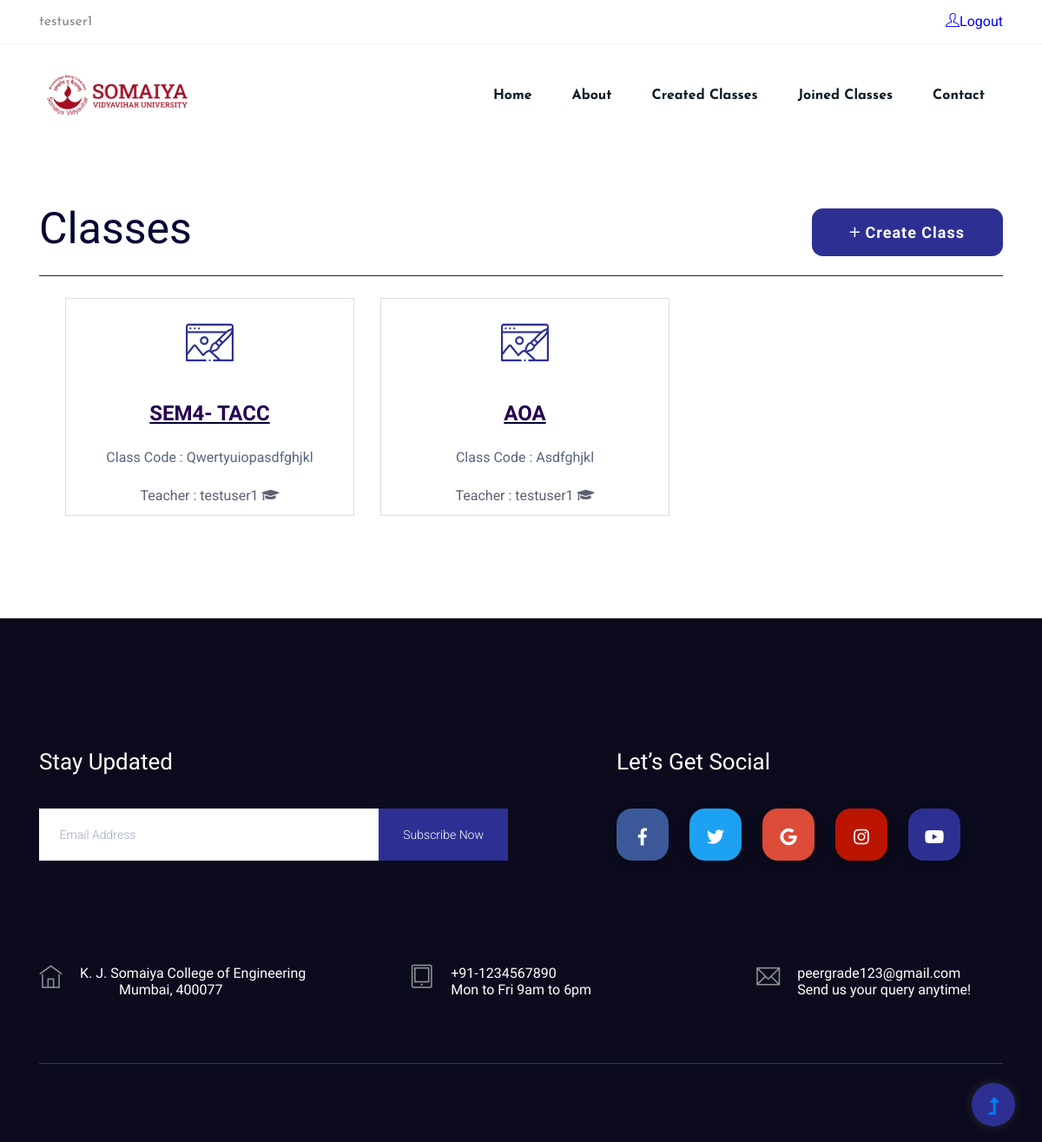
The page /home/ (signed in) on the database its author committed.
### courses/models.py (models this page shows, shortened)
class CreatedClasses(models.Model):
    class_code = models.CharField(max_length=6)
    class_name = models.CharField(max_length=100)
    class_description = models.TextField(max_length=1000)
    teacher = models.ForeignKey(User, on_delete=models.CASCADE)

### courses/views.py (the view, shortened to what this page needs)
# urls.py: path('home/', views.home, name='homepage'),
@login_required
def home(request):
    current_user = request.user
    all_classes = CreatedClasses.objects.filter(teacher=current_user)
    context = {
        'classes': all_classes,
    }
    return render(request, 'courses/home.html', context)

### courses/templates/courses/home.html (shortened to what this page needs)
{% load static %}
<!DOCTYPE html>
<html lang="en">
<head>
  <link rel="stylesheet" href="{% static 'assets1/bootstrap/css/bootstrap.min.css' %}">
  <link rel="stylesheet" href="{% static 'assets1/Ionicons/css/ionicons.min.css' %}">
  <link rel="stylesheet" href="{% static 'assets1/css/custom.css' %}">
  <link rel="stylesheet" href="{% static 'assets/css/owl.carousel.min.css'%}" />
  <link rel="stylesheet" href="{% static 'assets/css/slicknav.css'%}" />
  <link rel="stylesheet" href="{% static 'assets/css/flaticon.css'%}" />
  <link rel="stylesheet" href="{% static 'assets/css/gijgo.css'%}" />
  <link rel="stylesheet" href="{% static 'assets/css/animate.min.css'%}" />
  <link rel="stylesheet" href="{% static 'assets/css/magnific-popup.css'%}" />
  <link rel="stylesheet" href="{% static 'assets/css/fontawesome-all.min.css'%}" />
  <link rel="stylesheet" href="{% static 'assets/css/themify-icons.css'%}" />
  <link rel="stylesheet" href="{% static 'assets/css/slick.css'%}" />
  <link rel="stylesheet" href="{% static 'assets/css/nice-select.css'%}" />
  <link rel="stylesheet" href="{% static 'assets/css/style.css'%}" />
</head>
<body style="overflow: visible;">
  <header>
    <div class="header-area">
      <div class="main-header">
        <div class="header-top d-none d-lg-block">
          <div class="container">
            <div class="col-xl-12">
              <div class="row d-flex justify-content-between align-items-center">
                <div class="header-info-left">
                  <ul>
                   {% if user.is_authenticated %}
                       <li>{{user.username}}</li>
                      {% else %}
                      <li>Login to explore</li>
                      {% endif %}
                  </ul>
                </div>
                <div class="header-info-right">
                  <ul>
                    {% if user.is_authenticated %}
                    <a style="color:blue;" href="{% url 'logout' %}"><i class="ti-user"></i>Logout</a>
                    {% endif %}
                  </ul>
                </div>
              </div>
            </div>
          </div>
        </div>
        <div class="header-bottom header-sticky">
          <div class="container">
            <div class="menu-wrapper">
              <div class="logo logo2">
                <a href="{% url 'index' %}"><img src="{% static 'assets/img/logo/somaiya.png' %}"
                    alt="Somaiya Vidyavihar University" width="180" heigth="60" /></a>
              </div>
              <div class="main-menu d-none d-lg-block">
                <nav>
                  <ul id="navigation">
                    <li><a href="{% url 'index' %}">Home</a></li>
                    <li><a href="{% url 'about' %}">About</a></li>
                    {% if user.is_authenticated %}
                    <li><a href="{% url 'homepage' %}">Created Classes</a></li>
                    <li><a href="{% url 'joinclass' %}">Joined Classes</a></li>
                    {% endif %}
                    <li><a href="{% url 'contact' %}">Contact</a></li>
                  </ul>
                </nav>
              </div>
             </div>
          </div>
        </div>
      </div>
    </div>
  </header>
  <main style="background: white;" class="py-5">
    <section id="team-page">
      <div class="container">
        <div class="head-title d-flex align-items-center justify-content-between my-3">
          <h4 style="font-size: 50px" class="text-black">Classes</h4>
          <div class="btn-wrapper">
            <button style="border-radius: 12.5px; font-size: 1.5vw" onclick="showform()" class="btn btn-warning text-white font-weight-bold"><i class="ion-android-add"
                style="font-size: 18px;"></i>
              Create Class</button>
          </div>
        </div>
        <div style="border-bottom: 1px solid"></div>
        <div class="categories-area" style="padding-top: 25px;">
          <div class="container">
            <div class="row row-content">
              <div class="col-md-12 col-sm-12" style="padding: 0px 0px;">
              {% for c in classes %}
                <div class="single-cat float-left" style="width: 30%; margin: 0px 0px 20px 30px; padding: 10px; display: inline-block;">
                  <div style="text-align: center;" class="cat-icon mb-3"><a href="{% url 'cur_class' c.pk %}">
                    <span class="flaticon-web-design"></span></a>
                  </div>
                  <div style="text-align: center;" class="cat-cap">
                    <h5 style="text-transform: uppercase; text-decoration: underline;"><a href="{% url 'cur_class' c.pk %}">{{c.class_name}}</a></h5>
                    <p style="text-transform:capitalize;margin-bottom: 17px;" class="color">Class Code : {{c.class_code}}</p>
                    <a href="{% url 'cur_class' c.pk %}" class="read-more1"><span>Teacher : {{c.teacher.username}} <i class="fa fa-graduation-cap"></i></span></a>
                  </div>
                </div>
                {% endfor %}
              </div>
            </div>
          </div>
        </div>
      </div>
    </section>
  </main>
<footer style="margin-top: 50px;">
   <div class="footer-area footer-bg">
    <div class="container">
      <div class="footer-top footer-padding">
        <div class="footer-heading">
          <div class="row justify-content-between">
            <div class="col-xl-6 col-lg-7 col-md-10">
              <div class="footer-tittle2">
                <h4>Stay Updated</h4>
              </div>
              <div class="footer-form mb-50">
                <div id="mc_embed_signup">
                  <form target="_blank"
                    action="https://spondonit.us12.list-manage.com/subscribe/post?u=1462626880ade1ac87bd9c93a&amp;id=92a4423d01"
                    method="get" class="subscribe_form relative mail_part" novalidate="true">
                    <input type="email" name="EMAIL" id="newsletter-form-email" placeholder=" Email Address "
                      class="placeholder hide-on-focus" onfocus="this.placeholder = ''"
                      onblur="this.placeholder = 'Your email address'" />
                    <div class="form-icon">
                      <button type="submit" name="submit" id="newsletter-submit"
                        class="email_icon newsletter-submit button-contactForm">
                        Subscribe Now
                      </button>
                    </div>
                  </form>
                </div>
              </div>
            </div>
            <div class="col-xl-5 col-lg-5">
              <div class="footer-tittle2">
                <h4>Let’s Get Social</h4>
              </div>
              <div class="footer-social">
                <a href="#"><i class="fab fa-facebook-f"></i></a>
                <a href="#"><i class="fab fa-twitter"></i></a>
                <a href="#"><i class="fab fa-google"></i></a>
                <a href="#"><i class="fab fa-instagram"></i></a>
                <a href="#"><i class="fab fa-youtube"></i></a>
              </div>
            </div>
          </div>
        </div>
              <div class="media contact-info" style="float: left;margin-right: 120px;">
                <span class="contact-info__icon" style="float: left;"><i class="ti-home"></i></span>
                <div class="media-body ">
                  <h3 style="color: white;">K. J. Somaiya College of Engineering<br/><span style="margin-left: 45px;">Mumbai, 400077<span></h3>
                </div>
              </div>
              <div class="media contact-info" style="float: left;margin-right:190px; ">
                <span class="contact-info__icon" style="float: left;"><i class="ti-tablet"></i
                ></span>
                <div class="media-body">
                  <h3 style="color: white;">+91-1234567890<br/>Mon to Fri 9am to 6pm</h3>
                </div>
              </div>
              <div class="media contact-info">
                <span class="contact-info__icon" ><i class="ti-email"></i></span>
                <div class="media-body">
                  <h3 style="color: white;">peergrade123@gmail.com<br/>Send us your query anytime!</h3>
                </div>
              </div>
      </div>
      <div class="footer-bottom">
      </div>
    </div>
  </div>
</footer>
<div id="back-top">
    <a title="Go to Top" href="#"> <i class="fas fa-level-up-alt"></i></a>
</div>
</body>
</html>

### courses/static/assets1/css/custom.css (style rules this page uses)
body { min-height: 100vh; position: relative; overflow-x: hidden; }
p { margin: 0; }
ul { padding: 0; }
li { list-style: none; }

### courses/templates/courses/home.html (style rules this page uses)
a { color: #007bff; position:relative; }

### rows shown on the page
CreatedClasses: class_name "SEM4- TACC", class_code "Qwertyuiopasdfghjkl", teacher.username "testuser1"
CreatedClasses: class_name "AOA", class_code "Asdfghjkl", teacher.username "testuser1"

### other values the page prints
{{ user.username }} "testuser1"
